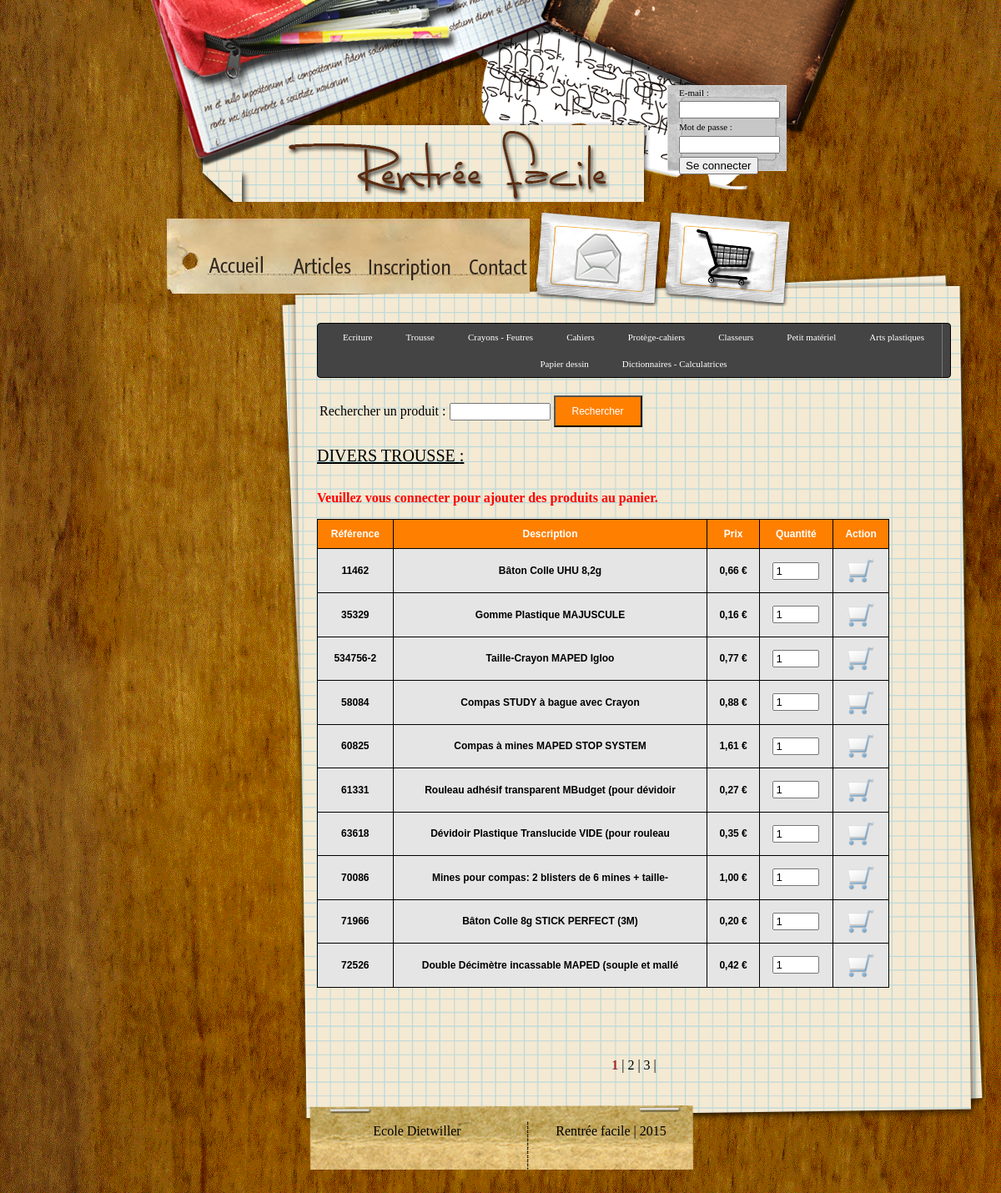
The app's page /fournitures/index.php?cat=DIVERS+TROUSSE with its own data.
### tables this page shows
CREATE TABLE Materiel(
	id_mat INT AUTO_INCREMENT NOT NULL,
	ref_mat VARCHAR(20) NOT NULL,
	desc_mat VARCHAR(50),
	prix_mat numeric(5,2),
	id_scat INT NOT NULL,
	PRIMARY KEY (id_mat),
	FOREIGN KEY (id_scat) REFERENCES Sous_categorie (id_scat)
);

### lib/lib_db.class.php (called while the page is built, shortened)
<?php
class DB_connection
{
	private $_connection;
	private $_result;
	public function DB_connection()
	{
		$this->_hostname = HOST;
		$this->_username = USER;
		$this->_password = PASS;
		$this->_database = DB;
		$this->_connection = @mysqli_connect($this->_hostname, $this->_username, $this->_password, $this->_database) or die ("Erreur de connexion &acirc; la base. ".mysql_error());
	}
	public function DB_query($requete)
	{
		$this->_result = @mysqli_query($this->_connection, $requete) or die ("Probl&egrave;me dans l'ex&eacute;cution de la requ&ecirc;te : $requete. ".mysql_error());
		return $this->_result;
	}
	public function DB_object()
	{
		$this->_row = @mysqli_fetch_object($this->_result);
		return $this->_row;
	}
	public function DB_count()
	{
		$this->_row = @mysqli_num_rows($this->_result);
		return $this->_row;
	}
}
?>

### inc/url.inc.php (called while the page is built)
<?php
function recuperer_url()
{
    $url=explode('/', $_SERVER['REQUEST_URI']);
	return $url;
}
?>

### lib/lib_fournitures.php (the view, shortened to what this page needs)
<?php
function afficherFournitures($panier, $rubrique="", $srubrique="", $recherche="")
{
	$db = new DB_connection();
	$query = 'SELECT jma FROM Date_limite';
	$db->DB_query($query);
	$now = Date("Y-m-d");
	$jma = Date("Y-m-d");
	if($db->DB_count() > 0)
	{
		if($date = $db->DB_object())
		{
			$now = new DateTime($now);
			$now = $now->format('Ymd');
			$jma = new DateTime($date->jma);
			$jma = $jma->format('Ymd');
		}
	}
	if(!empty($recherche))
	{
		$requete = 'SELECT ref_mat, desc_mat, prix_mat FROM Materiel WHERE desc_mat LIKE \'%'.$recherche.'%\' OR ref_mat = \''.$recherche.'\'';
	}
	else
	{
		$requete = 'SELECT m.ref_mat, m.desc_mat, m.prix_mat, sc.categorie, sc.scat FROM Materiel as m, Sous_categorie as sc WHERE m.id_scat = sc.id_scat';
		if(!empty($rubrique))
			$requete .= ' AND sc.categorie = \''.$rubrique.'\'';
	}
	$db->DB_query($requete);
	$nb_elems = 10;
	$nb_pages = ceil($db->DB_count() / $nb_elems);
	if(!empty($_GET["page"]))
	{
		$page = intval($_GET["page"]);
		if($_GET["page"] > $nb_pages || $_GET["page"] < 1)
			$page = 1;
	}
	else
		$page = 1;
	$debut = ($page - 1) * $nb_elems;
	$requete .= ' LIMIT '.$debut.', '.$nb_elems.'';
	echo "<div id=\"produits\">";
	if(isset($_SESSION["id_parent"]))
	{
		if($now < $jma)
		{
			if(isset($_GET["ref"]))
			{
				$requete2 = 'SELECT ref_mat FROM Materiel WHERE ref_mat = "'.htmlSpecialChars($_GET["ref"]).'"';
				$db->DB_query($requete2);
				if($db->DB_count() > 0)
				{
					$str = "L'article ".$_GET["ref"]." a été ajouté au <a href=\"../panier\">panier</a>";
					if(isset($_GET["qte"]))
					{
						$str .= " en ".$_GET["qte"]." exemplaires.";
					}
					echo "<span style=\"color:green\"><p><strong>$str</strong></p></span>";
				}
			}
		}
		else
		{
			echo "<span style=\"color:red\"><p><strong>La date limite de commande est passée.</strong></p></span>";
		}
	}
	else
	{
		echo "<span style=\"color:red\"><p><strong>Veuillez vous connecter pour ajouter des produits au panier.</strong></p></span>";
	}
	$db->DB_query($requete);
	if($db->DB_count() > 0)
	{
		echo "<div class=\"liste\">";
		echo "<table>
				<tr>
					<td>Référence</td>
					<td>Description</td>
					<td>Prix</td>
					<td>Quantité</td>
					<td>Action</td>
				</tr>";
		while($mat = $db->DB_object())
		{
			echo "<form method=\"get\" action=\"\">";
			$tr = "<tr>";
			echo $tr;
				echo "<td>".$mat->ref_mat."</td>
				<td>".$mat->desc_mat."</td>
				<td>".number_format($mat->prix_mat, 2, ',', ' ')." €</td>";
				$td = "<td><input type=\"number\" name=\"qte\" value=\"1\" size=\"1\" min=\"1\" max=\"20\"></td>";
				echo $td;
				echo "<td><input type=\"submit\" title=\"Ajouter au panier\" value=\"\" class=\"ajPanier\"></td>";
				echo "</tr>";
				echo "</form>";
		}
		echo "</table>";
	}
	else
	{
		echo "<p>Aucun produit trouvé.</p>";
	}
	echo "</div></div>";
	echo "<div id=\"pages\">";
	$chemin = explode('/', recuperer_url()[4])[0];
	$script = explode('?', $chemin)[0];
	for($i=1; $i <= $nb_pages; ++$i)
	{
		if($page == $i)
			echo "<span style=\"font-weight:bold; color:brown\">".$i."</span> | ";
		else
		{
			if(aucun_arg($chemin))
				echo "<a href=".formater_url($script, urlencode($rubrique), urlencode($srubrique), urlencode($recherche))."?page=".$i.">".$i."</a>";
			else
				echo "<a href=".formater_url($script, urlencode($rubrique), urlencode($srubrique), urlencode($recherche))."&amp;page=".$i.">".$i."</a>";
			echo " | ";
		}
	}
	echo "</div>";
}
function aucun_arg($url)
{
	if(!isset($_GET["cat"]) && !isset($_GET["scat"]) && !isset($_GET["find"]))
	{
		return true;
	}
	else
	{
		if(empty($_GET["cat"]) && empty($_GET["scat"]) && empty($_GET["find"]))
		{
			return true;
		}
		else
		{
			return false;
		}
	}
}
function formater_url($script, $cat, $scat, $find)
{
	$str = $script;
	if($cat!="")
	{
		$str .= "?cat=".$cat;
	}
	return $str;
}
?>

### css/style.css (style rules this page uses)
body { background-image:url(../img/background.gif) ; margin:0px 15% 10px 15%; }
#pages { text-align:center; }
#pages a:link, #pages a:visited { color:black; text-decoration:none; }
#produits { margin-top:30px; min-height:680px; }
.ajPanier { background:url(../img/panier.png); width:32px; height:32px; cursor:pointer; border:0; }
.liste { margin:0px;padding:0px; width:90%; border:1px solid #000000; -moz-border-radius-bottomleft:0px; -webkit-border-bottom-left-radius:0px; border-bottom-left-radius:0px; -moz-border-radius-bottomright:0px; -webkit-border-bottom-right-radius:0px; border-bottom-right-radius:0px; -moz-border-radius-topright:0px; -webkit-border-top-right-radius:0px; border-top-right-radius:0px; -moz-border-radius-topleft:0px; -webkit-border-top-left-radius:0px; border-top-left-radius:0px; }
.liste table { border-collapse: collapse; border-spacing: 0; width:100%; height:100%; margin:0px;padding:0px; }
.liste table tr:first-child td:first-child { -moz-border-radius-topleft:0px; -webkit-border-top-left-radius:0px; border-top-left-radius:0px; }
.liste table tr:first-child td:last-child { -moz-border-radius-topright:0px; -webkit-border-top-right-radius:0px; border-top-right-radius:0px; }
.liste td { vertical-align:middle; background-color:#e5e5e5; border:1px solid #000000; border-width:0px 1px 1px 0px; text-align:center; padding:10px; font-size:12px; font-family:Arial; font-weight:bold; color:#000000; }
.liste tr td:last-child { border-width:0px 0px 1px 0px; }
.liste tr:first-child td { background:-o-linear-gradient(bottom, #ff7f00 5%, #ff7f00 100%); background:-webkit-gradient( linear, left top, left bottom, color-stop(0.05, #ff7f00), color-stop(1, #ff7f00) ); background:-moz-linear-gradient( center top, #ff7f00 5%, #ff7f00 100% ); filter:progid:DXImageTransform.Microsoft.gradient(startColorstr="#ff7f00", endColorstr="#ff7f00"); background: -o-linear-gradient(top,#ff7f00,ff7f00); background-color:#ff7f00; border:0px solid #000000; text-align:center; border-width:0px 0px 1px 1px; font-size:12px; font-family:Arial; font-weight:bold; color:#ffffff; }
.liste tr:first-child td:first-child { border-width:0px 0px 1px 0px; }
.liste tr:first-child td:last-child { border-width:0px 0px 1px 1px; }

### records on screen
materiel: ref_mat "11462", desc_mat "Bâton Colle UHU 8,2g", prix_mat "0,66"
materiel: ref_mat "35329", desc_mat "Gomme Plastique MAJUSCULE", prix_mat "0,16"
materiel: ref_mat "534756-2", desc_mat "Taille-Crayon MAPED Igloo", prix_mat "0,77"
materiel: ref_mat "58084", desc_mat "Compas STUDY à bague avec Crayon", prix_mat "0,88"
materiel: ref_mat "60825", desc_mat "Compas à mines MAPED STOP SYSTEM", prix_mat "1,61"
materiel: ref_mat "61331", desc_mat "Rouleau adhésif transparent MBudget (pour dévidoir", prix_mat "0,27"
materiel: ref_mat "63618", desc_mat "Dévidoir Plastique Translucide VIDE (pour rouleau", prix_mat "0,35"
materiel: ref_mat "70086", desc_mat "Mines pour compas: 2 blisters de 6 mines + taille-", prix_mat "1,00"
materiel: ref_mat "71966", desc_mat "Bâton Colle 8g STICK PERFECT (3M)", prix_mat "0,20"
materiel: ref_mat "72526", desc_mat "Double Décimètre incassable MAPED (souple et mallé", prix_mat "0,42"

### other values on screen
$titres[$i++] "Ecriture"
$titres[$i++] "Trousse"
$titres[$i++] "Crayons - Feutres"
$titres[$i++] "Cahiers"
$titres[$i++] "Protège-cahiers"
$titres[$i++] "Classeurs"
$titres[$i++] "Petit matériel"
$titres[$i++] "Arts plastiques"
$titres[$i++] "Papier dessin"
$titres[$i++] "Dictionnaires - Calculatrices"
$_GET["cat"] "DIVERS TROUSSE"
